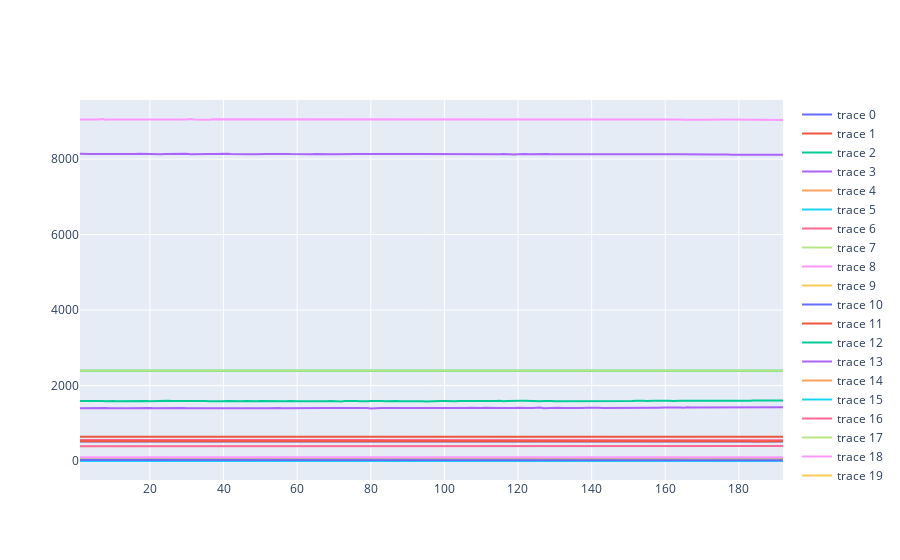

Notebook source saved alongside this figure:
### Code cell
fig = go.Figure()

for col in cols:
    fig.add_scatter(x=mach['cycles'], y=mach[col])
fig.show()

### Figure 1 — Plotly figure (JSON) as saved in the notebook; plotly's stock layout.template omitted (floating-point values rounded to 4 significant figures; data arrays with more than 128 entries replaced by an {"elided": "..."} marker saying what was removed)
{"data": [{"type": "scatter", "x": {"elided": "192 int values"}, "y": {"elided": "192 float values"}}, {"type": "scatter", "x": {"elided": "192 int values"}, "y": {"elided": "192 float values"}}, {"type": "scatter", "x": {"elided": "192 int values"}, "y": {"elided": "192 float values"}}, {"type": "scatter", "x": {"elided": "192 int values"}, "y": {"elided": "192 float values"}}, {"type": "scatter", "x": {"elided": "192 int values"}, "y": {"elided": "192 float values"}}, {"type": "scatter", "x": {"elided": "192 int values"}, "y": {"elided": "192 float values"}}, {"type": "scatter", "x": {"elided": "192 int values"}, "y": {"elided": "192 float values"}}, {"type": "scatter", "x": {"elided": "192 int values"}, "y": {"elided": "192 float values"}}, {"type": "scatter", "x": {"elided": "192 int values"}, "y": {"elided": "192 float values"}}, {"type": "scatter", "x": {"elided": "192 int values"}, "y": {"elided": "192 float values"}}, {"type": "scatter", "x": {"elided": "192 int values"}, "y": {"elided": "192 float values"}}, {"type": "scatter", "x": {"elided": "192 int values"}, "y": {"elided": "192 float values"}}, {"type": "scatter", "x": {"elided": "192 int values"}, "y": {"elided": "192 float values"}}, {"type": "scatter", "x": {"elided": "192 int values"}, "y": {"elided": "192 float values"}}, {"type": "scatter", "x": {"elided": "192 int values"}, "y": {"elided": "192 float values"}}, {"type": "scatter", "x": {"elided": "192 int values"}, "y": {"elided": "192 float values"}}, {"type": "scatter", "x": {"elided": "192 int values"}, "y": {"elided": "192 int values"}}, {"type": "scatter", "x": {"elided": "192 int values"}, "y": {"elided": "192 int values"}}, {"type": "scatter", "x": {"elided": "192 int values"}, "y": {"elided": "192 int values"}}, {"type": "scatter", "x": {"elided": "192 int values"}, "y": {"elided": "192 float values"}}, {"type": "scatter", "x": {"elided": "192 int values"}, "y": {"elided": "192 float values"}}], "layout": {}}
